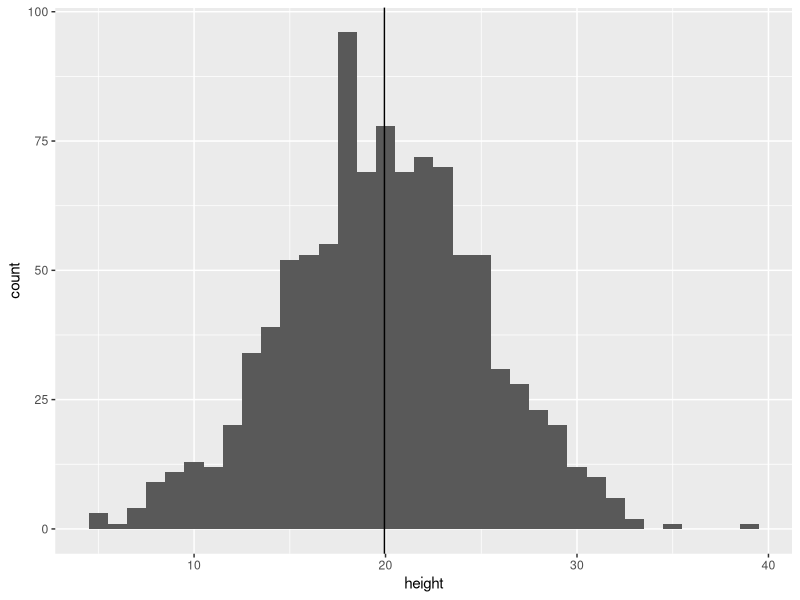
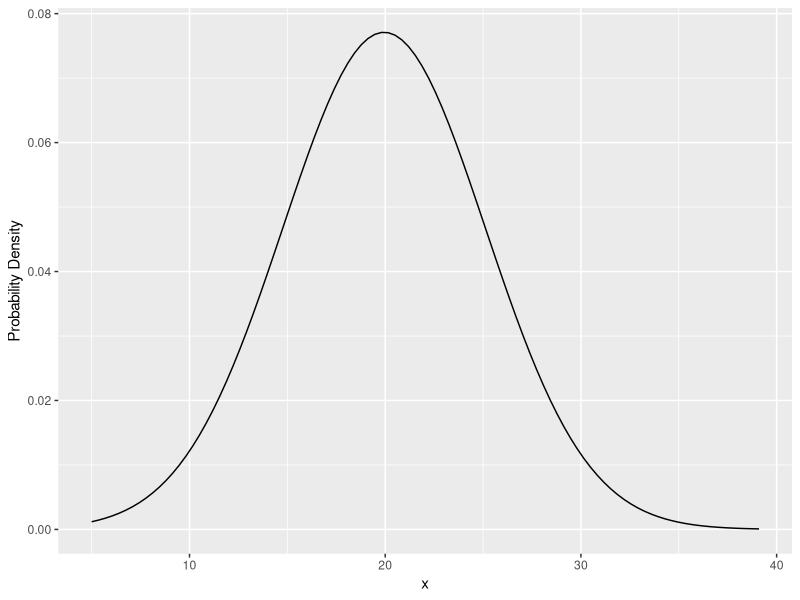
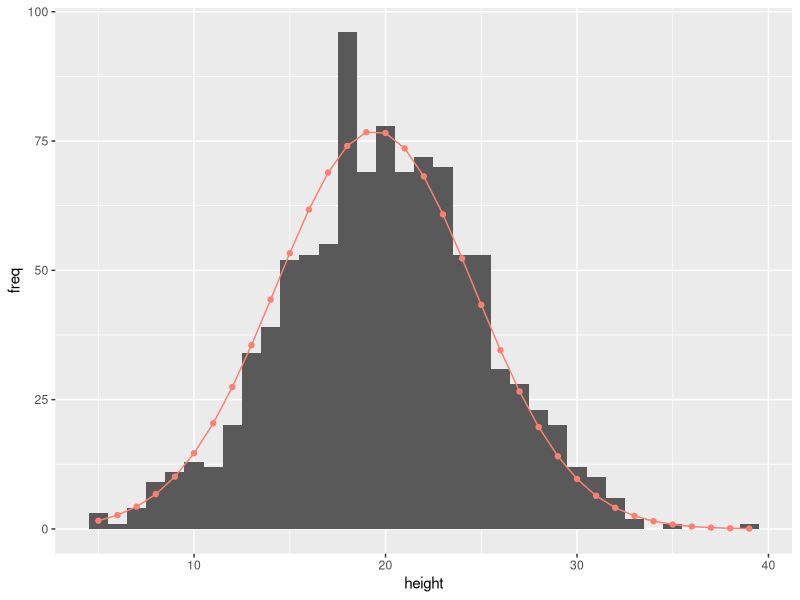
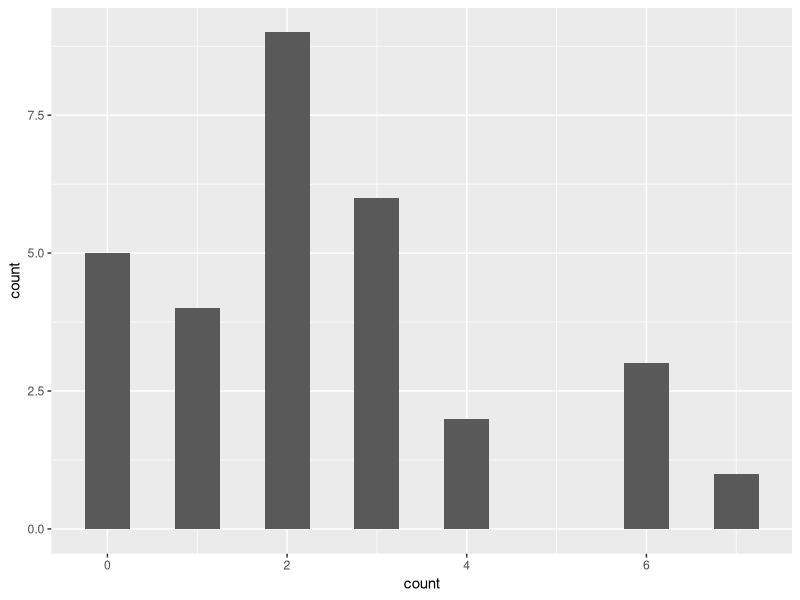
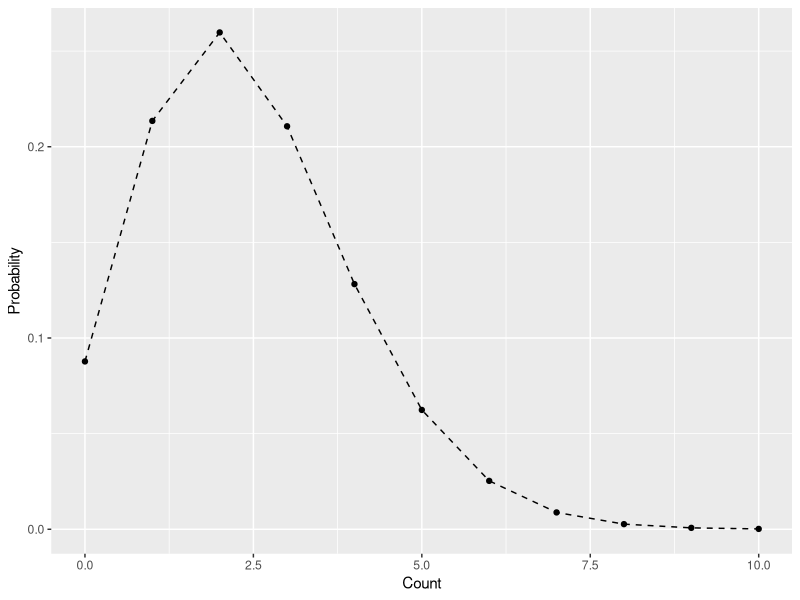
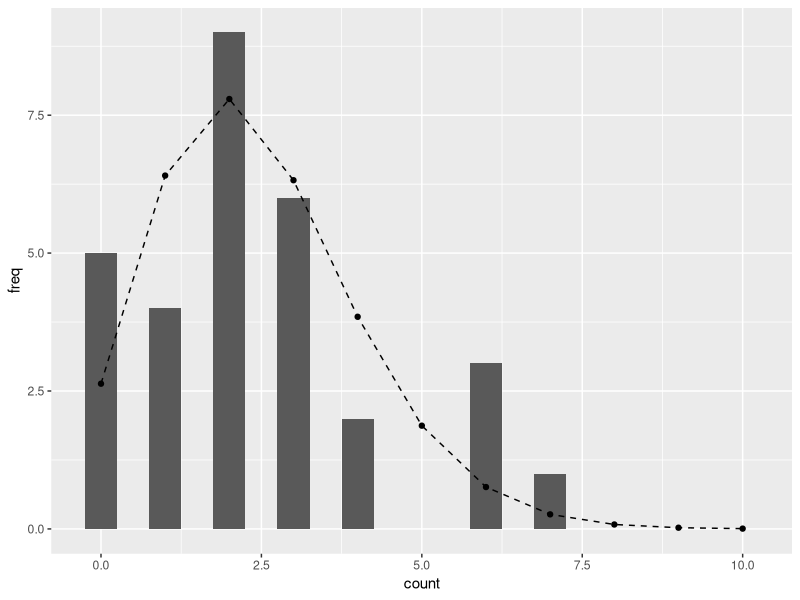

The R script that drew these images, in order:
#' ---
#' title: "Set 6"
#' output: html_document
#' date: 2023-09-19
#' author: Jenna Jordan
#' ---

library(tidyverse)

# 3.1 Continuous Variable ------------------------------------------------

#Probability Density (is y axis)

# load csv data on R
df_h0 <- read_csv(here::here("data_raw/data_plant_height.csv"))

df_h0 %>% 
  ggplot(aes(x = height)) + 
  geom_histogram(binwidth = 1) + # specify binwidth
  geom_vline(aes(xintercept = mean(height))) # draw vertical line at the mean


## PDF to Frequency Distribution

# vector of x values
# seq() generate min to max values with specified numbers of elements or interval
# the following produce 100 elements
# not real data, hypothetical based on min and max
x <- seq(min(df_h0$height), max(df_h0$height), length = 100)

# calculate probability density
mu <- mean(df_h0$height)
sigma <- sd(df_h0$height)
pd <- dnorm(x, mean = mu, sd = sigma)
#pd = probability density
#dnorm = distribution normal
#x = point at which we want to measure probability density (height of histogram)

# figure
tibble(y = pd, x = x) %>% # data frame
  ggplot(aes(x = x, y = y)) +
  geom_line() + # draw lines
  labs(y = "Probability Density") # re-label
# y is dnorm or probabiliy density


## convert to ACTUAL probability
# probability of x < 10
p10 <- pnorm(q = 10, mean = mu, sd = sigma)
print(p10)

# probability of x < 20
p20 <- pnorm(q = 20, mean = mu, sd = sigma)
print(p20)

# probability of 10 < x < 20
p20_10 <- p20 - p10
print(p20_10)


##Estimates compare to Frequency Data

x_min <- floor(min(df_h0$height)) # floor takes the integer part of the value
x_max <- ceiling(max(df_h0$height)) # ceiling takes the next closest integer
bin <- seq(x_min, x_max, by = 1) # each bin has 1cm

p <- NULL # empty object for probability
for (i in 1:(length(bin) - 1)) {
  p[i] <- pnorm(bin[i+1], mean = mu, sd = sigma) - pnorm(bin[i], mean = mu, sd = sigma)
}
#calculates probability for *each* number between min and max (numbers in index)

# data frame for probability
# bin: last element [-length(bin)] was removed to match length since only 35 not 36
# expected frequency in each bin is "prob times sample size"
df_prob <- tibble(p, bin = bin[-length(bin)]) %>% 
  mutate(freq = p * nrow(df_h0))
df_prob
#multiply total number of observations by probability = expected frequency

##overlay -- expectation and observation
df_h0 %>% 
  ggplot(aes(x = height)) +        #makes histogram using df_h0
  geom_histogram(binwidth = 1) +   #using a different data frame: df_prob (points)
  geom_point(data = df_prob,
             aes(y = freq,
                 x = bin),
             color = "salmon") +   #adding line to points of expected frequency points
  geom_line(data = df_prob,
            aes(y = freq,
                x = bin),
            color = "salmon")


# 3.2 Discrete Variable -----------------------------------------------------------

#discrete (y axis = actual probability)

df_count <- read_csv(here::here("data_raw/data_garden_count.csv"))
print(df_count)

df_count %>% 
  ggplot(aes(x = count)) +
  geom_histogram(binwidth = 0.5, # define binwidth
                 center = 0) # relative position of each bin is in center
  #gaps due to discrete data

# vector of x values
# create a vector of 0 to 10 with an interval one
# must be integer of > 0
x <- seq(0, 10, by = 1)
x

# calculate probability mass
lambda_hat <- mean(df_count$count)
pm <- dpois(x, lambda = lambda_hat)
lambda_hat
pm

# figure
tibble(y = pm, x = x) %>% # data frame
  ggplot(aes(x = x, y = y)) +
  geom_line(linetype = "dashed") + # draw dashed lines
  geom_point() + # draw points
  labs(y = "Probability",
       x = "Count") # re-label


##change y-axis from probability to frequency

df_prob <- tibble(x = x, y = pm) %>% 
  mutate(freq = y * nrow(df_count)) # prob x sample size

df_count %>% 
  ggplot(aes(x = count)) +
  geom_histogram(binwidth = 0.5,
                 center = 0) +
  geom_line(data = df_prob,
            aes(x = x,
                y = freq),
            linetype = "dashed") +
  geom_point(data = df_prob,
             aes(x = x,
                 y = freq))


# Laboratory --------------------------------------------------------------

# 3.4.1 ---




# 3.4.2 ---


